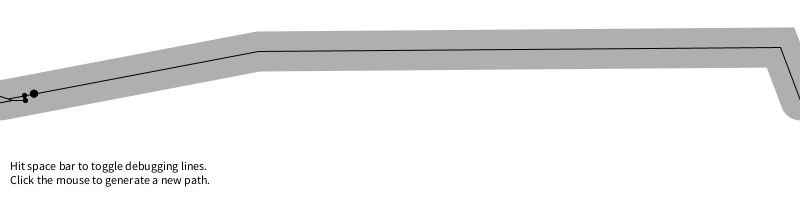
Frame 1 (no input)
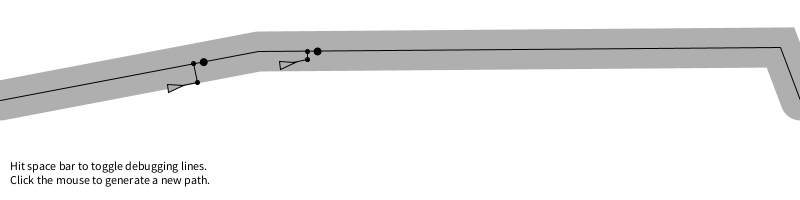
Frame 60 (the mouse pressed at the canvas centre just before this capture)
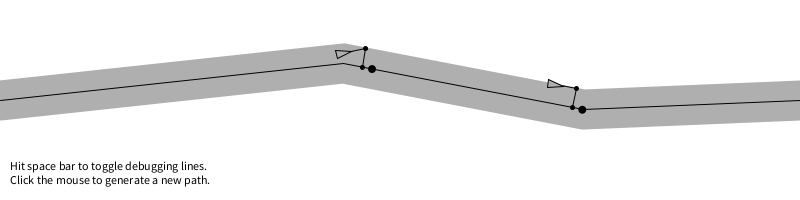
Frame 120 (the mouse held since frame 60 and released just before this capture)

The Processing sketch that drew these frames (run headless with seeded random() and noise(); from frame 60 on, the mouse is pressed at the canvas centre):

// Processing sketch: crowd_path_following
// ── crowd_path_following.pde
class Path {
    ArrayList<PVector> points;
    float radius;

    Path() {
        radius = 20;
        points = new ArrayList<PVector>();
    }

    void addPoint(float x, float y) {
        PVector point = new PVector(x, y);
        points.add(point);
    }

    void display() {
        stroke(175);
        strokeWeight(radius * 2);
        noFill();
        beginShape();
        for (PVector v : points) {
            vertex(v.x, v.y);
        }
        endShape();
        stroke(0);
        strokeWeight(1);
        noFill();
        beginShape();
        for (PVector v : points) {
            vertex(v.x, v.y);
        }
        endShape();
    }
}

class Vehicle {
    PVector location;
    PVector velocity;
    PVector acceleration;
    float r;
    float maxforce;
    float maxspeed;

    Vehicle( PVector l, float ms, float mf) {
        location = l.copy();
        r = 4.0;
        maxspeed = ms;
        maxforce = mf;
        acceleration = new PVector(0, 0);
        velocity = new PVector(maxspeed, 0);
    }

    public void run() {
        update();
        borders();
        render();
    }

    void follow(Path p) {
       PVector predict = velocity.copy();
        predict.normalize();
        predict.mult(25);
        PVector predictLoc = PVector.add(location, predict);

        PVector normal = null;
        PVector target = null;
        float worldRecord = 1000000;
        
        for (int i = 0; i < p.points.size() - 1; i++) {
            PVector a = p.points.get(i);
            PVector b = p.points.get(i + 1);
            PVector normalPoint = getNormalPoint(predictLoc, a, b);
            if (normalPoint.x < a.x || normalPoint.x > b.x) {
                normalPoint = b.copy();
            }
            float distance = PVector.dist(predictLoc, normalPoint);
            if (distance < worldRecord) {
                worldRecord = distance;
                normal = normalPoint;
                PVector dir = PVector.sub(b, a);
                dir.normalize();
                dir.mult(10);
                target = normalPoint.copy();
                target.add(dir);
            }
        }
        if (worldRecord > p.radius) {
            seek(target);
        }

        if (debug) {
            stroke(0);
            fill(0);
            line(location.x, location.y, predictLoc.x, predictLoc.y);
            ellipse(predictLoc.x, predictLoc.y, 4, 4);
            stroke(0);
            fill(0);
            ellipse(normal.x, normal.y, 4, 4);
            line(predictLoc.x, predictLoc.y, normal.x, normal.y);
            if (worldRecord > p.radius) fill(255, 0, 0);
            noStroke();
            ellipse(target.x, target.y, 8, 8);
        }
    }

    PVector getNormalPoint(PVector p, PVector a, PVector b) {
        PVector ap = PVector.sub(p, a);
        PVector ab = PVector.sub(b, a);
        ab.normalize();
        ab.mult(ap.dot(ab));
        PVector normalPoint = PVector.add(a, ab);
        return normalPoint;
    }

    void update() {
        velocity.add(acceleration);
        velocity.limit(maxspeed);
        location.add(velocity);
        acceleration.mult(0);
    }

    void applyForce(PVector force) {
        acceleration.add(force);
    }

    void seek(PVector target) {
        PVector desired = PVector.sub(target, location);
        if (desired.mag() == 0) return;
    
        desired.normalize();
        desired.mult(maxspeed);
        PVector steer = PVector.sub(desired, velocity);
        steer.limit(maxforce);
        applyForce(steer);
    }

    void render() {
        float theta = velocity.heading2D() + radians(90);
        fill(175);
        stroke(0);
        pushMatrix();
        translate(location.x, location.y);
        rotate(theta);
        beginShape(PConstants.TRIANGLES);
        vertex(0, -r * 2);
        vertex(-r, r * 2);
        vertex(r, r * 2);
        endShape();
        popMatrix();
    }

    void borders() {
        if (location.x < -r) location.x = width + r;
        if (location.x > width + r) location.x = -r;
    }
}

boolean debug = true;
Path path;
Vehicle car1;
Vehicle car2;

void setup() {
    size(800, 200);
    smooth();
    newPath();

    car1 = new Vehicle(new PVector(0, height / 2), 3, 0.1);
    car2 = new Vehicle(new PVector(0, height / 2), 5, 0.2);
}

void draw() {
    background(255);
    path.display();
    car1.follow(path);
    car2.follow(path);
    car1.run();
    car2.run();

    fill(0);
    text("Hit space bar to toggle debugging lines.\nClick the mouse to generate a new path.", 10, height - 30);
}

void newPath() {
    path = new Path();
    path.addPoint(0, height / 2);
    path.addPoint(random(0, width / 2), random(0, height));
    path.addPoint(random(width / 2, width), random(0, height));
    path.addPoint(width, height / 2);
}

public void keyPressed() {
    if (key == ' ') {
        debug = !debug;
    }
}

public void mousePressed() {
    newPath();
}
